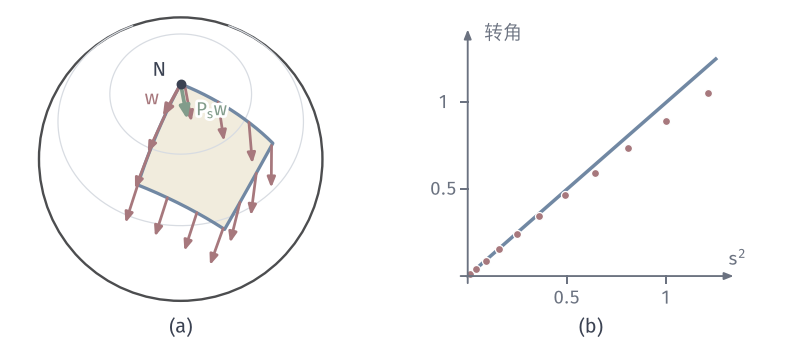

This chart was generated by the following Python code:
"""Parallel transport around the coordinate square of side s in normal coordinates at N: the arrows for s=0.8 and the rotation angle against s^2 (RK4 on the projection ODE)."""
from pathlib import Path
import sys
ROOT = next(p for p in Path(__file__).resolve().parents if (p/"build.sh").is_file() and (p/"tex/book.tex").is_file())
sys.path.insert(0, str(ROOT/"figures/04-spaces-measures-and-geometry/04-manifolds/matplotlib/mfd-common"))
from mfd3d import *

W, H = 112, 50
fig, ax = canvas(W, H)
def expN(x):
    r = np.linalg.norm(x)
    if r < 1e-12:
        return np.array([0, 0, 1.0])
    return np.array([np.sin(r)*x[0]/r, np.sin(r)*x[1]/r, np.cos(r)])
def corners(s):
    return np.array([[0, 0], [s, 0], [s, s], [0, s], [0, 0]], float)
def transport(s, n=800, keep=None):
    pts = corners(s)
    V = np.array([1.0, 0, 0])
    trace = []
    h = 1.0/n
    def poly(t):
        i = min(int(t*4), 3); f = t*4-i
        return pts[i]*(1-f)+pts[i+1]*f
    def dV(t, V):
        e = 1e-5
        g = expN(poly(t)); dg = (expN(poly(min(t+e, 1)))-expN(poly(max(t-e, 0))))/(min(t+e, 1)-max(t-e, 0))
        return -np.dot(V, dg)*g
    t = 0.0
    for k in range(n):
        if keep and k % (n//keep) == 0:
            trace.append((expN(poly(t)), V.copy()))
        k1 = dV(t, V); k2 = dV(t+h/2, V+h/2*k1); k3 = dV(t+h/2, V+h/2*k2); k4 = dV(t+h, V+h*k3)
        V = V+h/6*(k1+2*k2+2*k3+k4); t += h
    trace.append((expN(poly(1.0)), V.copy()))
    return V, trace
s = .8
pl = Placed(View(25, 58), 25.5, 27.5, 20)
sphere_disc(ax, pl, fill='white')
for r in (np.pi/6, np.pi/3):
    sphere_curve(ax, pl, parallel(np.pi/2-r), GRID, lw=.5, hidden=False, zorder=2)
ts = np.linspace(0, 1, 401)
pts = corners(s)
def poly(t):
    i = min(int(t*4), 3); f = t*4-i
    return pts[i]*(1-f)+pts[i+1]*f
loop = np.array([expN(poly(t)) for t in ts])
ax.add_patch(Polygon(pl(loop), fc=YELLOW_FILL, ec='none', zorder=1.5))
ax.plot(*pl(loop).T, color=BLUE, lw=1.3, zorder=3)
V, tr = transport(s, n=800, keep=12)
for i, (p, v) in enumerate(tr):
    if i == 0 or i == len(tr)-1:
        continue
    arrow(ax, pl(p), pl(p+.3*v), color=RED, lw=1.1, scale=6)
P0, V0 = tr[0]
arrow(ax, pl(P0), pl(P0+.3*V0), color=RED, lw=1.3, scale=6.8)
arrow(ax, pl(P0), pl(P0+.3*V), color=GREEN, lw=1.5, scale=7.5)
dot(ax, pl(P0), INK); label(ax, pl(P0)+[-3.0, 2.0], '$N$', halo=True)
label(ax, pl(P0+.3*V0)+[-1.5, 2.6], '$w$', color=RED, halo=True)
label(ax, pl(P0+.3*V)+[3.4, 1.4], '$P_s w$', 7.5, GREEN, halo=True)
panel_tag(ax, 25.5, 3, '(a)')
ss = np.linspace(.1, 1.1, 11)
ang = []
for q in ss:
    V_, _ = transport(q, n=400)
    ang.append(np.arctan2(V_[1], V_[0]))
ang = np.array(ang)
x0, y0, sx, sy = 66.0, 11.0, 28.0, 24.5
arrow(ax, (x0-1, y0), (x0+1.34*sx, y0), color=MUTED, lw=.75, scale=5.5)
arrow(ax, (x0, y0-1), (x0, y0+1.42*sy), color=MUTED, lw=.75, scale=5.5)
line = np.array([0, 1.25])
ax.plot(x0+sx*line, y0+sy*line, color=BLUE, lw=1.4, zorder=2)
ax.plot(x0+sx*ss**2, y0+sy*ang, 'o', ms=3.2, mfc=RED, mec='white', mew=.5, zorder=4)
for v in (.5, 1.0):
    ax.plot([x0+sx*v]*2, [y0-1, y0], color=MUTED, lw=.8); label(ax, (x0+sx*v, y0-3.1), f'{v:g}', 7.5, MUTED)
    ax.plot([x0-1, x0], [y0+sy*v]*2, color=MUTED, lw=.8); label(ax, (x0-3.4, y0+sy*v), f'{v:g}', 7.5, MUTED)
label(ax, (x0+1.36*sx, y0+2.4), '$s^2$', 7.5, MUTED); label(ax, (x0+5, y0+1.42*sy-.5), '转角', 7.5, MUTED)
panel_tag(ax, x0+.62*sx, 3, '(b)')
save(fig, Path(__file__).resolve().parent, 'figure', {'formula': 'P_s via RK4 on dV/dt=-<V,gamma_dot>gamma; rotation angle vs s^2; s=0.1..1.1', 'angles': ang.round(4).tolist()})
print(ang.round(4).tolist(), (ang/ss**2).round(3).tolist())
